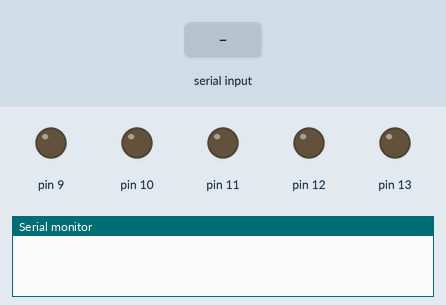
Simulated run of this sketch. Board: Arduino Uno, built with avr-gcc and run on an emulated ATmega328P. Parts: output pins drawn as LEDs (lit = HIGH), the last lines printed to the serial monitor. Inputs (shaded band) come from the test bench. Random numbers use the default seed unless the sketch sets one.

Above: at 1.2 s.
1.3 s: "a90\n" received over Serial
At 1.6 s:
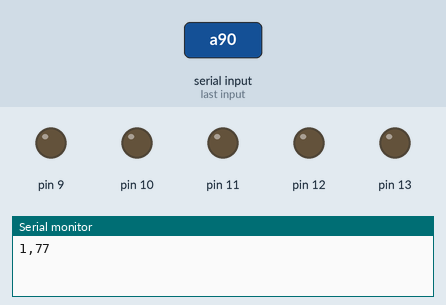
2.8 s: "r90\n" received over Serial
At 4.3 s:
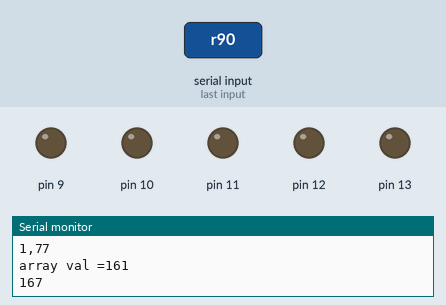
Timing chart, 0 to 5.8 s (numbered marks = the images above; inputs shaded):
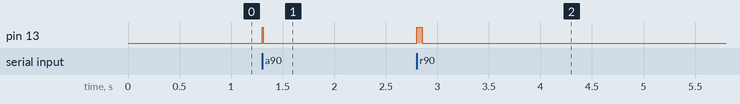

Measured:
- after the input at 1.3 s, pin 13: LOW → HIGH at once, → LOW 0.01 s later
- after the input at 2.8 s, pin 13: LOW → HIGH at once, → LOW 0.05 s later

The sketch:

RsaCryptoBase1.ino
```cpp
int keys[]=
{117,161,173,187,199}; //Use any three digit numbers here, these will be your keys that the "base" station will check to make sure they match with the client device.
int arryPos=0; //Declaring a variable for a position in the array as an integer
char request;
int arrayPos;
int subtractNum;
int returnVal;
int red=0;
int blue=0;
int green=0;

void setup()
{
  Serial.begin(9600);

  pinMode(13,OUTPUT);
  pinMode(12,OUTPUT);
  pinMode(11,OUTPUT);
  pinMode(10,OUTPUT);
  pinMode(9,OUTPUT);
  subtractNum=random(30,100);
  arrayPos=random(0,4); //Change this function if you added more numbers to the above array or if you took any away so that this fnction matches up with your total amount of numbers(remember that programmers start counting from zero!)
}

void loop()
{
  if(Serial.available()!=0)
  {
    request= Serial.read();
    digitalWrite(13, HIGH);

    if(request=='a')
    {
      arrayPos=(random(0,4));
      subtractNum=(random(1,100));

     delay(10);
     Serial.print(arrayPos);
     Serial.print(",");
     Serial.println(keys[arrayPos]-subtractNum);
    }

    if(request=='r')
    {
      returnVal=Serial.parseInt();
      Serial.print("array val =");
      Serial.println(keys[arrayPos]);
      Serial.print(returnVal + keys[arrayPos]-subtractNum);//subtractNum=10+ x = 117
      delay(50);

        if(returnVal + keys[arrayPos]-subtractNum==keys[arrayPos])
        {
         digitalWrite(9,HIGH);
         delay(350);
         digitalWrite(9,LOW);
         delay(350);
         digitalWrite(9,HIGH);
         delay(350);
         digitalWrite(9,LOW);
         delay(350);
         digitalWrite(9,HIGH);
         delay(350);
         digitalWrite(9,LOW);
         delay(350);
        }
      }
    }

  digitalWrite(13,LOW);
}
```
